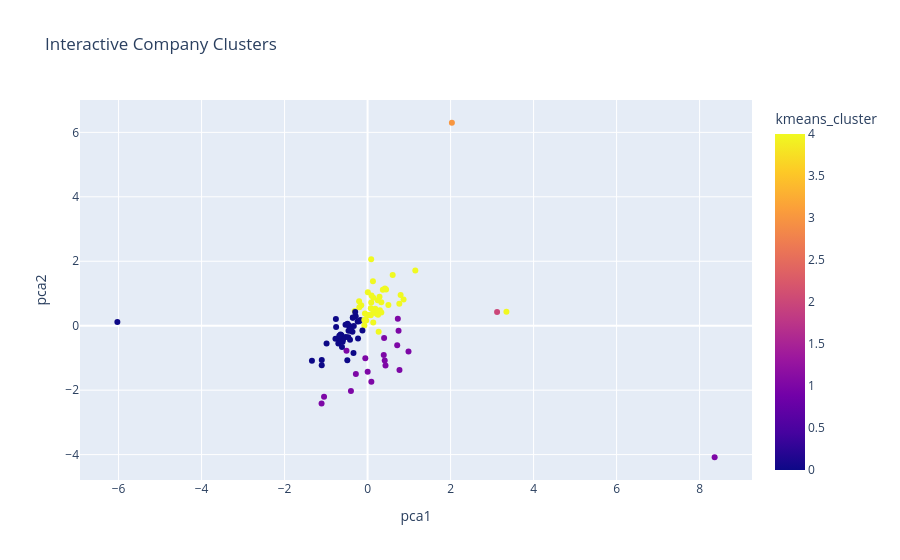

Here is the notebook cell this chart was saved with:
### Code cell
fig = px.scatter(
    cluster_data.reset_index(),
    x="pca1",
    y="pca2",
    color="kmeans_cluster",
    hover_name="company_id",
    title="Interactive Company Clusters"
)

fig.show()

### Figure 1 — Plotly figure (JSON) as saved in the notebook; plotly's stock layout.template omitted (floating-point values rounded to 4 significant figures)
{"data": [{"hovertemplate": "<b>%{hovertext}</b><br><br>pca1=%{x}<br>pca2=%{y}<br>kmeans_cluster=%{marker.color}<extra></extra>", "hovertext": ["ABB", "ADANIENSOL", "ADANIENT", "ADANIGREEN", "ADANIPORTS", "ADANIPOWER", "AGTL", "AMBUJACEM", "APOLLOHOSP", "ASIANPAINT", "ATGL", "AXISBANK", "BAJAJ-AUTO", "BAJAJFINSV", "BAJAJHLDNG", "BAJFINANCE", "BANKBARODA", "BEL", "BHARTIARTL", "BHEL", "BOSCHLTD", "BPCL", "BRITANNIA", "CANBK", "CHOLAFIN", "CIPLA", "COALINDIA", "DABUR", "DIVISLAB", "DLF", "DMART", "DRREDDY", "EICHERMOT", "GAIL", "GODREJCP", "GRASIM", "HAL", "HAVELLS", "HCLTECH", "HDFCBANK", "HDFCLIFE", "HEROMOTOCO", "HINDALCO", "HINDUNILVR", "ICICIBANK", "ICICIGI", "ICICIPRULI", "INDIGO", "INDUSINDBK", "INFY", "IOC", "IRCTC", "IRFC", "ITC", "JINDALSTEL", "JIOFIN", "JSWENERGY", "JSWSTEEL", "KOTAKBANK", "LICI", "LODHA", "LT", "LTIM", "M&M", "MARUTI", "MOTHERSON", "NAUKRI", "NESTLEIND", "NHPC", "NTPC", "ONGC", "PFC", "PIDILITIND", "PNB", "POWERGRID", "RECLTD", "RELIANCE", "SBILIFE", "SBIN", "SHREECEM", "SHRIRAMFIN", "SIEMENS", "SUNPHARMA", "TATACONSUM", "TATAMOTORS", "TATAPOWER", "TATASTEEL", "TCS", "TECHM", "TITAN", "TORNTPHARM", "TRENT", "TVSMOTOR", "ULTRACEMCO", "UNIONBANK", "UNITDSPR", "VBL", "VEDL", "WIPRO", "ZOMATO", "ZYDUSLIFE"], "legendgroup": "", "marker": {"color": [0, 2, 4, 1, 1, 4, 4, 0, 0, 0, 4, 4, 0, 4, 1, 4, 4, 0, 0, 0, 0, 0, 0, 4, 4, 1, 1, 0, 0, 0, 4, 4, 4, 0, 0, 4, 0, 0, 0, 4, 1, 1, 1, 1, 1, 1, 1, 1, 4, 0, 4, 0, 1, 0, 4, 1, 4, 4, 1, 3, 4, 0, 0, 0, 0, 0, 4, 0, 0, 0, 0, 4, 0, 4, 1, 1, 4, 4, 0, 4, 4, 0, 0, 4, 4, 4, 4, 0, 0, 0, 0, 4, 0, 4, 4, 4, 4, 0, 4, 4, 4], "coloraxis": "coloraxis", "symbol": "circle"}, "mode": "markers", "name": "", "orientation": "v", "showlegend": false, "type": "scatter", "x": [-0.6097, 3.12, 0.3307, 0.7289, 0.3981, 0.4181, 0.006026, -0.6287, -0.173, -0.7036, 0.1502, -0.1536, -0.7737, 0.3306, 0.4133, -0.06333, 0.8668, -0.444, -0.3397, -0.7632, -0.4587, -0.7583, -0.988, 0.7959, -0.2044, 0.3896, -1.049, -0.6507, -0.2301, -0.4234, 0.2876, -0.03344, -0.07795, -0.5315, -0.2382, 0.225, -0.4221, -0.4834, -0.5246, 0.2522, 0.7685, -0.4008, 0.9858, -1.108, 0.7139, 0.4321, 0.09125, -0.2824, 0.2958, -0.7044, 0.1378, -0.5931, -0.5085, -1.105, 0.1847, 8.363, 0.2668, 0.02702, 0.7463, 2.032, 0.7646, -0.3321, -0.4647, -0.4747, -0.2063, -0.2862, 0.4455, -1.341, -0.4879, -0.3643, -0.4034, -0.309, -0.4135, 0.1292, 0.002238, -0.05461, 0.07813, 0.5012, -6.029, 0.1364, -0.1983, -0.355, -0.1236, 1.15, 0.2455, 3.345, 0.3677, -0.6166, -0.6805, -0.3551, -0.6012, 0.08863, -0.298, 0.07736, 0.08622, 0.09552, 0.1391, -1.104, -0.008814, 0.6045, -0.07879], "xaxis": "x", "y": [-0.4024, 0.4239, 0.7312, 0.2168, -0.3825, 1.158, 1.039, -0.294, 0.1739, -0.3858, 0.4061, 0.6358, -0.406, 0.4065, -1.079, 0.3818, 0.8141, -0.0008911, -0.8485, 0.2058, -0.1553, -0.04221, -0.5548, 0.9522, 0.7596, -0.909, -2.207, -0.271, -0.4005, -0.4389, 0.8981, 0.1581, 0.004142, 0.03178, 0.1285, 0.3622, -0.03732, 0.06282, -0.351, 0.3373, -1.372, -2.023, -0.7987, -2.414, -0.6084, -1.238, -1.737, -1.5, 0.4834, -0.5557, 0.8658, -0.437, -0.779, -1.226, 0.5283, -4.082, -0.1908, 0.3293, -0.1589, 6.298, 0.6787, -0.009791, -0.3581, 0.03045, 0.1354, 0.2931, 1.12, -1.089, -1.075, -0.1838, -0.1551, 0.4595, -0.1139, 1.379, -1.428, -1.007, 0.5421, 0.6466, 0.1139, 0.102, 0.5742, 0.2444, -0.1485, 1.716, 0.7884, 0.435, 1.112, -0.6595, -0.3082, 0.2545, -0.4955, 0.7179, 0.4228, 0.3221, 2.059, 0.9345, 0.4353, -1.063, 0.3197, 1.576, 0.1746], "yaxis": "y"}], "layout": {"coloraxis": {"colorbar": {"title": {"text": "kmeans_cluster"}}, "colorscale": [[0, "#0d0887"], [0.1111, "#46039f"], [0.2222, "#7201a8"], [0.3333, "#9c179e"], [0.4444, "#bd3786"], [0.5556, "#d8576b"], [0.6667, "#ed7953"], [0.7778, "#fb9f3a"], [0.8889, "#fdca26"], [1, "#f0f921"]]}, "legend": {"tracegroupgap": 0}, "title": {"text": "Interactive Company Clusters"}, "xaxis": {"anchor": "y", "domain": [0, 1], "title": {"text": "pca1"}}, "yaxis": {"anchor": "x", "domain": [0, 1], "title": {"text": "pca2"}}}}
